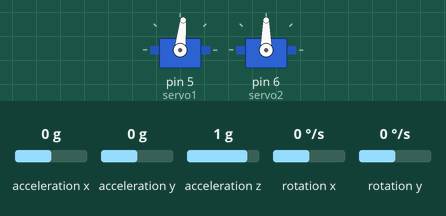
Bench run of a sketch on a simulated Arduino Uno, built with avr-gcc and run on an emulated ATmega328P. On the bench: 2 × servo. Wiring (inferred from the names in the program): MPU-6050 motion sensor at I2C address 0x68. Inputs (shaded band) come from the test bench; at power-on: acceleration x 0 g, acceleration z 1 g, acceleration y 0 g, rotation x 0 °/s, rotation y 0 °/s. What the sketch prints to the serial monitor is not drawn.

Above: at 1.2 s.
1.3 s: acceleration x set to -1.4 g
At 3.6 s:
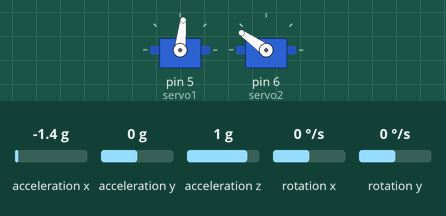
4.3 s: acceleration z set to 0 g
7.3 s: acceleration y set to -1.4 g
At 9.78 s:
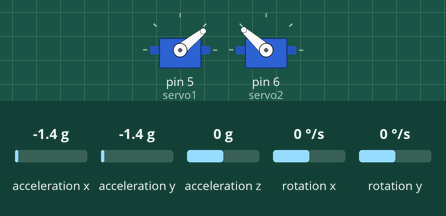
10.3 s: rotation x set to -100 °/s
At 12.3 s:
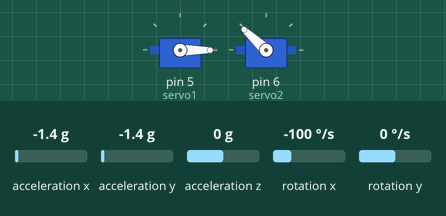
12.6 s: rotation y set to 192 °/s
At 13.5 s:
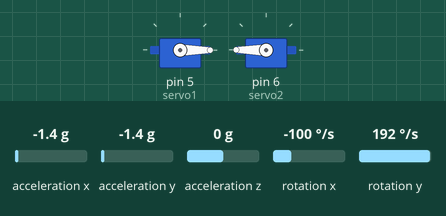
14.4 s: acceleration x set to 0.8 g
At 17.5 s:
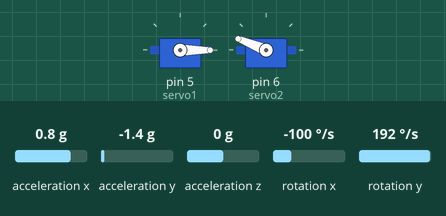
Timing chart, 0 to 18.4 s (numbered marks = the images above; inputs shaded):
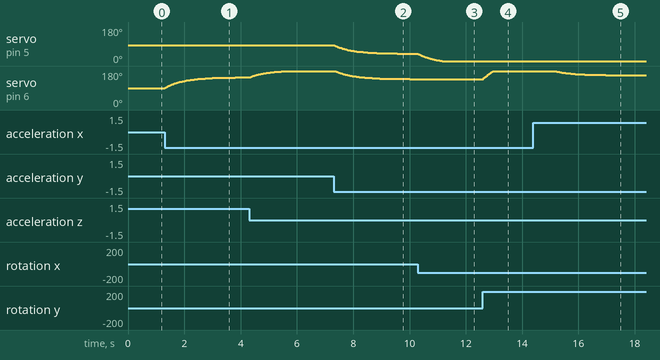

Measured:
- after the input at 1.3 s, servo on pin 6 (servo2): moves from 90° to 146° over 2.5 s, starting at once
- after the input at 7.3 s, servo on pin 5 (servo1): moves from 84° to 38° over 3.0 s, starting at once; servo on pin 6 (servo2): moves from 180° to 137° over 2.6 s, starting after 0.08 s
- after the input at 10.3 s, servo on pin 5 (servo1): moves from 38° to 0° over 0.86 s, starting at once
- after the input at 12.6 s, servo on pin 6 (servo2): moves from 137° to 180° over 0.37 s, starting at once
- after the input at 14.4 s, servo on pin 6 (servo2): moves from 180° to 157° over 2.6 s, starting after 0.76 s

The sketch:

ProyectoEstabilizador.ino
```cpp
#include <Wire.h>
#include <Servo.h>

 Servo servo1;
 Servo servo2;

//Direccion I2C de la IMU
#define MPU 0x68

//Ratios de conversion
#define A_R 16384.0
#define G_R 131.0

//Conversion de radianes a grados 180/PI
#define RAD_A_DEG = 57.295779

//MPU-6050 da los valores en enteros de 16 bits
//Valores sin refinar
int16_t AcX, AcY, AcZ, GyX, GyY, GyZ;
int val1;
int val2;
//Angulos
float Acc[2];
float Gy[2];
float Angle[2];


void setup()
{
Wire.begin();
Wire.beginTransmission(MPU);
Wire.write(0x6B);
Wire.write(0);
Wire.endTransmission(true);
servo1.attach(5);
servo2.attach(6);
Serial.begin(38400);

}

void loop()
{
   //valores del Acelerometro de la IMU
   Wire.beginTransmission(MPU);
   Wire.write(0x3B); //Pedir el registro 0x3B - corresponde al AcX
   Wire.endTransmission(false);
   Wire.requestFrom(MPU,6,true); //A partir del 0x3B, se piden 6 registros
   AcX=Wire.read()<<8|Wire.read(); //Cada valor ocupa 2 registros
   AcY=Wire.read()<<8|Wire.read();
   AcZ=Wire.read()<<8|Wire.read();

    //angulos Y, X respectivamente.
   Acc[1] = atan(-1*(AcX/A_R)/sqrt(pow((AcY/A_R),2) + pow((AcZ/A_R),2)))*RAD_TO_DEG;
   Acc[0] = atan((AcY/A_R)/sqrt(pow((AcX/A_R),2) + pow((AcZ/A_R),2)))*RAD_TO_DEG;
// proximamente mas proyectos en  http://elxedelectronics.blogspot.mx

   //valores del Giroscopio
   Wire.beginTransmission(MPU);
   Wire.write(0x43);
   Wire.endTransmission(false);
   Wire.requestFrom(MPU,4,true); //A diferencia del Acelerometro, solo se piden 4 registros
   GyX=Wire.read()<<8|Wire.read();
   GyY=Wire.read()<<8|Wire.read();

   //Calculo del angulo del Giroscopio
   Gy[0] = GyX/G_R;
   Gy[1] = GyY/G_R;

   //Filtro Complementario
   Angle[0] = 0.98 *(Angle[0]+Gy[0]*0.010) + 0.02*Acc[0];
   Angle[1] = 0.98 *(Angle[1]+Gy[1]*0.010) + 0.02*Acc[1];

   //Mostrar valores


  int Uangle0 = Angle[0] * 100;
  int Uangle1 = Angle[1] * 100;

   Serial.print("Angle X: "); Serial.print(Uangle0); Serial.print("\n");
   Serial.print("Angle Y: "); Serial.print(Uangle1); Serial.print("\n------------\n");


    ////// establecer datos de angulos y adaptarlos a los servos
    //// podrían variar según los servos utilizados

   float val1 = Uangle0;
   val1 = map(val1, -3500, 4500, 48, 132); ///30, -30, 12, 220
   servo1.write(val1);

   float val2 = Uangle1;
   val2= map(val2, -4000, 4000, 48, 132); ///-25, 32, 12, 220
   servo2.write(val2);

delay(10);

}
```
